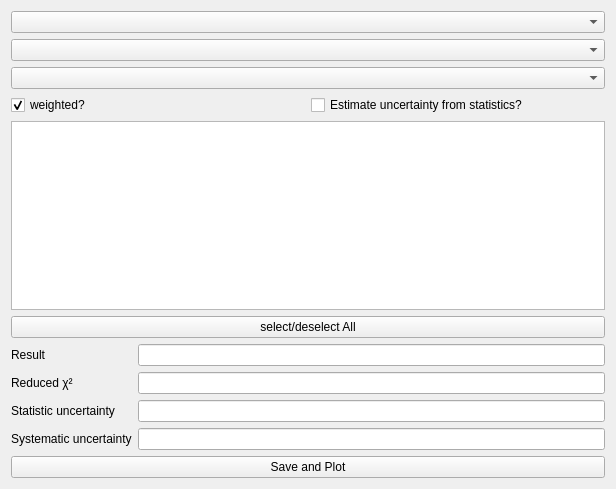
<?xml version="1.0" encoding="UTF-8"?>
<ui version="4.0">
 <class>Averager</class>
 <widget class="QWidget" name="Averager">
  <property name="geometry">
   <rect>
    <x>0</x>
    <y>0</y>
    <width>616</width>
    <height>489</height>
   </rect>
  </property>
  <property name="windowTitle">
   <string>Form</string>
  </property>
  <layout class="QVBoxLayout" name="verticalLayout">
   <item>
    <widget class="QComboBox" name="runSelect"/>
   </item>
   <item>
    <widget class="QComboBox" name="isoSelect"/>
   </item>
   <item>
    <widget class="QComboBox" name="parameter"/>
   </item>
   <item>
    <layout class="QHBoxLayout" name="horizontalLayout">
     <item>
      <widget class="QCheckBox" name="cWeighted">
       <property name="text">
        <string>weighted?</string>
       </property>
       <property name="checked">
        <bool>true</bool>
       </property>
      </widget>
     </item>
     <item>
      <widget class="QCheckBox" name="cEstimated">
       <property name="text">
        <string>Estimate uncertainty from statistics?</string>
       </property>
       <property name="checked">
        <bool>false</bool>
       </property>
      </widget>
     </item>
    </layout>
   </item>
   <item>
    <widget class="QListWidget" name="fileList">
     <property name="selectionMode">
      <enum>QAbstractItemView::NoSelection</enum>
     </property>
    </widget>
   </item>
   <item>
    <widget class="QPushButton" name="pushButton_select_all">
     <property name="text">
      <string>select/deselect All</string>
     </property>
    </widget>
   </item>
   <item>
    <layout class="QFormLayout" name="formLayout">
     <item row="0" column="0">
      <widget class="QLabel" name="label_4">
       <property name="text">
        <string>Result</string>
       </property>
       <property name="wordWrap">
        <bool>true</bool>
       </property>
      </widget>
     </item>
     <item row="1" column="0">
      <widget class="QLabel" name="label">
       <property name="text">
        <string>Reduced &lt;nobr&gt;&amp;chi;&amp;sup2;&lt;/nobr&gt;</string>
       </property>
       <property name="wordWrap">
        <bool>true</bool>
       </property>
      </widget>
     </item>
     <item row="2" column="0">
      <widget class="QLabel" name="label_2">
       <property name="text">
        <string>Statistic uncertainty</string>
       </property>
       <property name="wordWrap">
        <bool>true</bool>
       </property>
      </widget>
     </item>
     <item row="3" column="0">
      <widget class="QLabel" name="label_3">
       <property name="text">
        <string>Systematic uncertainty</string>
       </property>
       <property name="wordWrap">
        <bool>true</bool>
       </property>
      </widget>
     </item>
     <item row="3" column="1">
      <widget class="QLineEdit" name="systErr">
       <property name="readOnly">
        <bool>true</bool>
       </property>
      </widget>
     </item>
     <item row="2" column="1">
      <widget class="QLineEdit" name="statErr">
       <property name="readOnly">
        <bool>true</bool>
       </property>
      </widget>
     </item>
     <item row="1" column="1">
      <widget class="QLineEdit" name="rChi">
       <property name="readOnly">
        <bool>true</bool>
       </property>
      </widget>
     </item>
     <item row="0" column="1">
      <widget class="QLineEdit" name="result">
       <property name="readOnly">
        <bool>true</bool>
       </property>
      </widget>
     </item>
    </layout>
   </item>
   <item>
    <widget class="QPushButton" name="bsave">
     <property name="text">
      <string>Save and Plot</string>
     </property>
    </widget>
   </item>
  </layout>
 </widget>
 <resources/>
 <connections/>
</ui>
